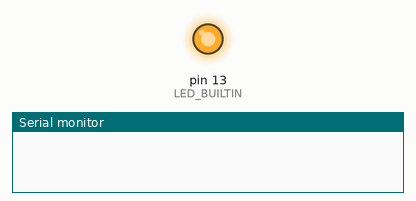
Recording of a sketch running on a simulated Arduino Uno, built with avr-gcc and run on an emulated ATmega328P. Parts: output pins drawn as LEDs (lit = HIGH), the last lines printed to the serial monitor.

Above: at 0.24 s.
At 15.0 s:
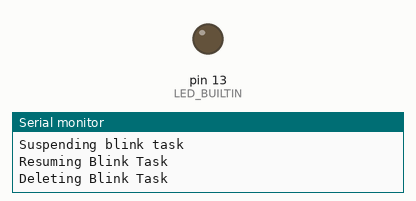
Timing chart, 0 to 16.5 s (numbered marks = the images above):
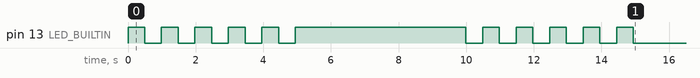

Measured:
- by itself, pin 13 (LED_BUILTIN): goes 5 × (HIGH 0.50 s, LOW 0.50 s), HIGH 5.0 s, 5 × (LOW 0.50 s, HIGH 0.50 s), then LOW

The sketch:

05_Suspend_Resume_Delete.ino
```cpp
/*
In FreeRTOS, once a task is created, it runs forever unless you manage its lifecycle:
  Suspend (vTaskSuspend(handle))
    Temporarily stops a task.
    Suspended task does not run until explicitly resumed.

  Resume (vTaskResume(handle))
    Brings a suspended task back into the scheduler.

  Delete (vTaskDelete(handle))
    Permanently removes a task from the system.
    Frees its stack and memory.

If a task deletes itself (vTaskDelete(NULL)), it never runs again.

This is useful for tasks you only need sometimes (e.g., start a task when a sensor is active, stop it otherwise).

We’ll create:
  Task A (Blink Task) → Blinks LED.
  Task B (Controller Task) → Suspends Task A after 5s, resumes after 5s, and then deletes it.
*/

#include <Arduino_FreeRTOS.h>

TaskHandle_t blink_handle;

void blinkTask(void *pvParameters)
{
  pinMode(LED_BUILTIN, OUTPUT);
  while (1)
  {
    digitalWrite(LED_BUILTIN, digitalRead(LED_BUILTIN)^1);
    vTaskDelay(pdMS_TO_TICKS(500));
  }
}

void controlTask(void *pvParameters)
{
  vTaskDelay(pdMS_TO_TICKS(5000));
  Serial.println("Suspending blink task");
  vTaskSuspend(blink_handle);

  vTaskDelay(pdMS_TO_TICKS(5000));
  Serial.println("Resuming Blink Task");
  vTaskResume(blink_handle);

  vTaskDelay(pdMS_TO_TICKS(5000));
  Serial.println("Deleting Blink Task");
  vTaskDelete(blink_handle);

  Serial.println("Control task complete, deleting itself");
  vTaskDelete(NULL);  //NULL used to suspend/delete itself

}

void setup()
{
  Serial.begin(9600);
  pinMode(LED_BUILTIN, OUTPUT);

  xTaskCreate(blinkTask, "Blink", 128, NULL, 1, &blink_handle);
  xTaskCreate(controlTask, "Control", 128, NULL, 2, NULL);  //Higher priority so that it is not pre empted by Blink Task

  vTaskStartScheduler();
}

void loop()
{
  // put your main code here, to run repeatedly:
}
```
